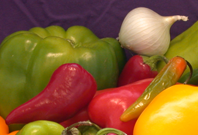
%> input picture 02_color_spaces_and_contrast/input/onion.png, 198 x 135 px
$ octave Assignment-3.m   (GNU Octave 9; MATLAB toolbox functions it lacks are replaced by stand-ins)
%> lines starting %> are read from the running program, lines starting %| are printed output that depends on the picture
% Importing the image and converting the RGB image into the grayscale image
colorImage = imread("onion.png");
%> colorImage is the input picture: size 135x198x3 uint8; mean R, G, B 137.3, 92.8, 45.3
img1 = rgb2gray(colorImage);

% Filter for convolution
filter = [-1,1,1;-1,-1,1;-1,1,1];

% Convoluted image
ConvImage = myConv(colorImage,filter,'same');
%> in myConv, `inputImage = rgb2hsv(inputImage);`: inputImage: size 135x198x3 double; mean H, S, V 0.406, 0.698, 0.544
%> in myConv, `[h,s,v] = imsplit(inputImage);`:
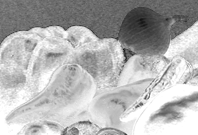
%> s: size 135x198 double; min 0.0791, max 1, mean 0.698
%> in myConv, `[h,s,v] = imsplit(inputImage);`:
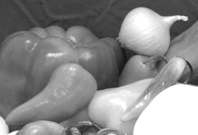
%> v: size 135x198 double; min 0.0824, max 1, mean 0.544
%> in myConv, `temp = conv2(v, kernel, padding);`:
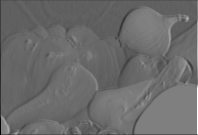
%> temp: size 135x198 double; min -2, max 4, mean 0.534; drawn with min black and max white
%> in myConv, `concate = cat(3,h,s,temp);`: concate: size 135x198x3 double; mean H, S, V 0.406, 0.698, 0.534
figure;
montage({colorImage,ConvImage},"BackgroundColor",'w','BorderSize',30,Size=[1,2])
title("Original color image and Convoluted image")

% Copying grayscale image in img2 and applying salt and pepper noise
img2 = imnoise(img1,"salt & pepper");
figure;
montage({img1,img2},"BackgroundColor",'w','BorderSize',30,Size=[1,2])
title("Original grayscale image and the noisy salt and pepper image")

%Remove salt and pepper noise using function medfilt2 and display the clean (img1)
%and denoised image side by side
denoised_img2 = medfilt2(img2);
figure;
subplot(1,2,1);
imshow(img1)
title("Clean image (img1)")
subplot(1,2,2);
imshow(denoised_img2)
title("Denoised image")

% Create a copy of the clean grayscale image, denoted with ‘img3’, in the memory and
% add Gaussian noise using imnoise. Remove Gaussian noise using imgaussfilt and save
% the result in ‘img4’
img3 = imnoise(img1,"gaussian",0,0.01);
img4 = imgaussfilt(img3,2);
figure;
montage({img3,img4},'BackgroundColor','w','BorderSize',30,Size=[1,2])
title("Gaussian noised image and denoised image by gaussian filter")

% Apply ‘myConv’ using an average filter to remove noise from ‘img3’ and save the
% result image in ‘img5’. Display img4 and img5 side by side
average_filter = fspecial("average",[3,3]);
img5 = myConv(img3,average_filter,'same');
%> call 2 of myConv, with padding = 'same'
%> in myConv (call 2), `result = conv2(inputImage, kernel, padding);`:
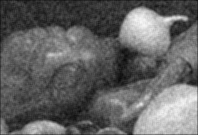
%> result: size 135x198 double; min 9.67, max 246.1, mean 99.8
figure;
montage({img4,img5},"BackgroundColor","w","BorderSize",30,Size=[1,2])
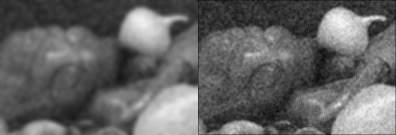
%> displayed picture: size 135x396, on the screen's scale of 0 to 255; min 10, max 246, mean 100.2
title("Noised removed using the imgaussfilt and myConv (average filter)")

% Extract edges from img2 and img5 and display the results side by side.
denoised_img2_edges = edge(denoised_img2,"canny");
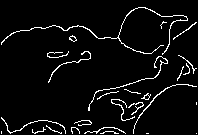
%> denoised_img2_edges: size 135x198 logical; 5.1% white in thin lines or dots
img5_edges = edge(img5,"canny");
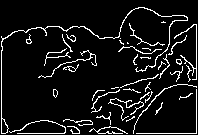
%> img5_edges: size 135x198 logical; 8.2% white in thin lines or dots
figure;
montage({img2_edges,img5_edges},"BackgroundColor","w","BorderSize",30,Size=[1,2])
%> (this line was passed over: img2_edges is not available in this run)
title("Extracted edges from img2 and img5")

% Function for convolution
%%
function result = myConv(inputImage,kernel,padding)
    if size(inputImage,3) == 3
        inputImage = rgb2hsv(inputImage);
        [h,s,v] = imsplit(inputImage);
        temp = conv2(v, kernel, padding);
        concate = cat(3,h,s,temp);
        result = hsv2rgb(concate);
    else
        result = conv2(inputImage, kernel, padding);
        result = uint8(result);
    end
end
